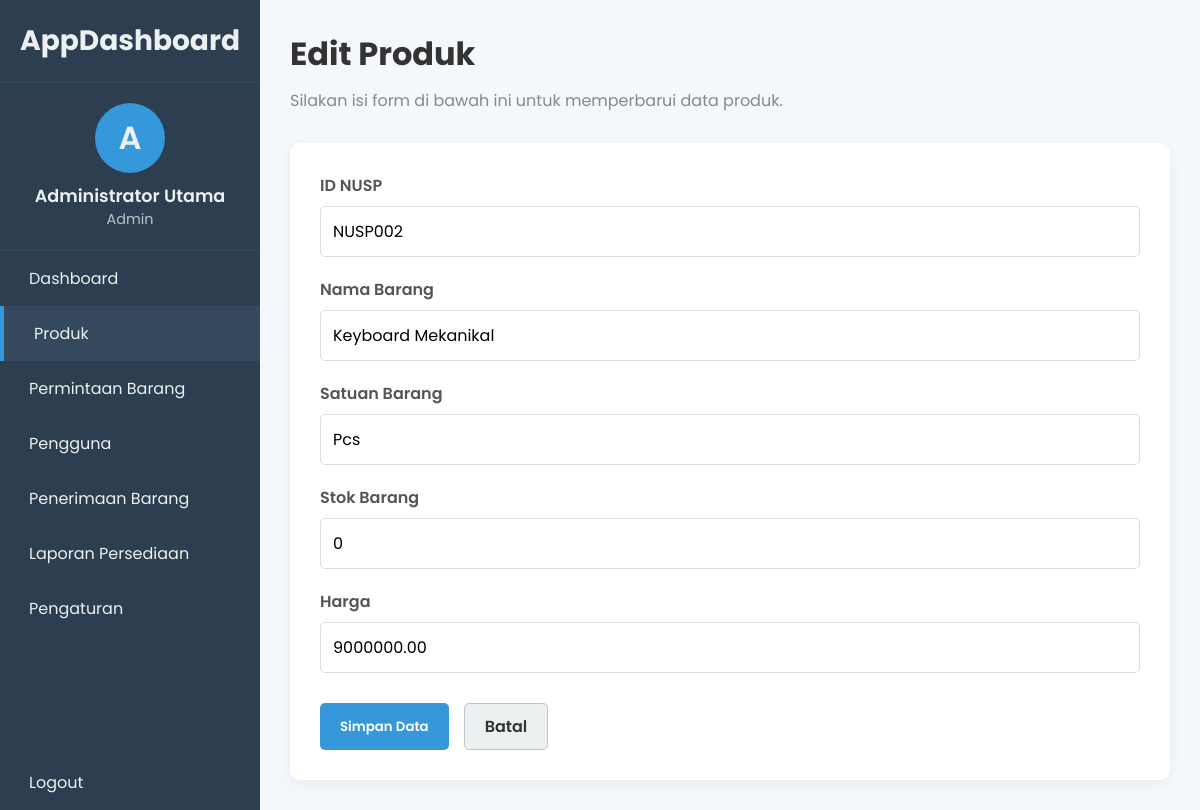
Page /form_produk.php?id=2 (signed in) on the committed database.
### tables this page shows
CREATE TABLE `produk` (
  `id` int(11) NOT NULL,
  `nusp_id` varchar(50) NOT NULL,
  `nama_barang` varchar(100) NOT NULL,
  `satuan` varchar(30) NOT NULL,
  `stok` int(11) NOT NULL DEFAULT 0,
  `harga` decimal(10,2) NOT NULL DEFAULT 0.00,
  `stok_awal` int(11) NOT NULL DEFAULT 0 COMMENT 'Stok pada awal periode',
  `harga_awal` decimal(10,2) NOT NULL DEFAULT 0.00 COMMENT 'Harga satuan pada awal periode'
);

### form_produk.php (the view, shortened to what this page needs)
<?php
$page_title = 'Tambah Produk';
require_once 'template_header.php';
$action = 'tambah';
$nusp_id = '';
$nama_barang = '';
$satuan = '';
$stok = '';
$harga = '';
if (isset($_GET['id'])) {
    $id_produk = $_GET['id'];
    $page_title = 'Edit Produk';
    $action = 'edit';
    $stmt = $koneksi->prepare("SELECT * FROM produk WHERE id = ?");
    $stmt->bind_param("i", $id_produk);
    $stmt->execute();
    $result = $stmt->get_result();
    if ($result->num_rows > 0) {
        $produk = $result->fetch_assoc();
        $nusp_id = $produk['nusp_id'];
        $nama_barang = $produk['nama_barang'];
        $satuan = $produk['satuan'];
        $stok = $produk['stok'];
        $harga = $produk['harga'];
    } else {
        header('Location: produk.php?status=notfound');
        exit;
    }
}
?>
<header class="main-header">
    <h1><?php echo $page_title; ?></h1>
    <p>Silakan isi form di bawah ini untuk <?php echo ($action == 'tambah') ? 'menambahkan produk baru' : 'memperbarui data produk'; ?>.</p>
</header>
<section class="content-section">
    <div class="form-container">
        <form action="proses_produk.php" method="POST">
            <div class="form-group">
                <label for="nusp_id">ID NUSP</label>
                <input type="text" id="nusp_id" name="nusp_id" value="<?php echo htmlspecialchars($nusp_id); ?>" required>
            </div>
            <div class="form-group">
                <label for="nama_barang">Nama Barang</label>
                <input type="text" id="nama_barang" name="nama_barang" value="<?php echo htmlspecialchars($nama_barang); ?>" required>
            </div>
            <div class="form-group">
                <label for="satuan">Satuan Barang</label>
                <input type="text" id="satuan" name="satuan" value="<?php echo htmlspecialchars($satuan); ?>" required>
            </div>
            <div class="form-group">
                <label for="stok">Stok Barang</label>
                <input type="number" id="stok" name="stok" value="<?php echo htmlspecialchars($stok); ?>" required>
            </div>
            <div class="form-group">
                <label for="harga">Harga</label>
                <input type="number" step="0.01" id="harga" name="harga" value="<?php echo htmlspecialchars($harga); ?>" required>
            </div>
            <div class="form-actions">
                <button type="submit" class="btn btn-primary">Simpan Data</button>
                <a href="produk.php" class="btn btn-secondary">Batal</a>
            </div>
        </form>
    </div>
</section>
<?php
require_once 'template_footer.php';
?>

### style.css (style rules this page uses)
* { margin: 0; padding: 0; box-sizing: border-box; }
body { font-family: 'Poppins', sans-serif; background-color: #f4f7fc; color: #333; }
.main-header h1 { font-size: 2rem; font-weight: 700; margin-bottom: 10px; }
.main-header p { color: #7f8c8d; margin-bottom: 30px; }
.content-section { margin-top: 20px; }
.form-container { background-color: #fff; padding: 30px; border-radius: 10px; box-shadow: 0 4px 15px rgba(0, 0, 0, 0.05); }
.form-group { margin-bottom: 20px; }
.form-group label { display: block; margin-bottom: 8px; font-weight: 600; color: #555; }
.form-group input { width: 100%; padding: 12px; border: 1px solid #ddd; border-radius: 5px; font-family: 'Poppins', sans-serif; font-size: 1rem; transition: border-color 0.3s; }
.form-actions { margin-top: 30px; display: flex; gap: 15px; }
.btn, .btn-primary, .btn-secondary, .btn-edit, .btn-delete { padding: 10px 20px; border: none; border-radius: 5px; cursor: pointer; font-family: 'Poppins', sans-serif; font-weight: 600; text-decoration: none; display: inline-block; text-align: center; transition: background-color 0.3s, transform 0.2s; }
.btn-primary { background-color: #3498db; color: white; }
.btn-secondary { background-color: #ecf0f1; color: #333; border: 1px solid #bdc3c7; }

### rows in the picture
produk: nusp_id "NUSP002", nama_barang "Keyboard Mekanikal", satuan "Pcs", stok "0", harga "9000000.00"

### other values in the picture
$inisial "A"
$nama_lengkap "Administrator Utama"
$role "Admin"
$page_title "Edit Produk"
